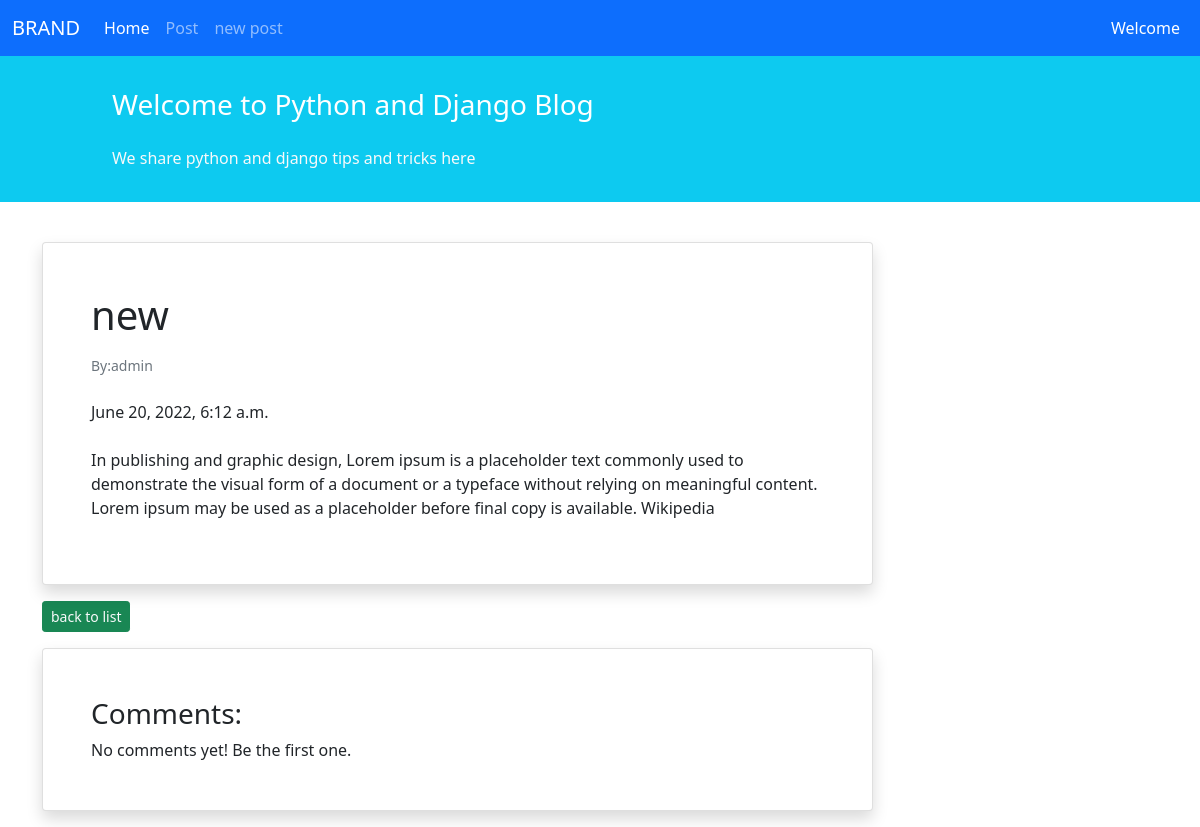
/1/, run on the app's committed database.
### apps/blog/models.py (models this page shows, shortened)
class Post(models.Model):
    STATUS_CHOICES = [('drf', 'Draft'), ('pub', 'Published')]
    title = models.CharField(max_length=100)
    author = models.ForeignKey(
        User, on_delete=models.CASCADE)
    description = models.TextField()
    date_created = models.DateTimeField(auto_now_add=True)
    date_modified = models.DateTimeField(auto_now=True)
    status = models.CharField(max_length=100, choices=STATUS_CHOICES)

### apps/blog/views.py (the view)
# urls.py: path('<int:id>/', PostDetail , name='post_detail'),
def PostDetail (request ,id):
    try:
        post=Post.objects.get(id=id)
        context={'post':post}
        return render (request, 'blog/detail.html',context)
    except:
        return render (request, 'admin/404.html')

### templates/blog/detail.html (shortened to what this page needs)
{% extends 'base.html' %}
{% block content %}
<div class="container mt-4">
    <div class="row">
        <div class="col-9">
            <div class="card shadow my-3 p-5">
                <h1>{{post.title}}</h1>
                <p class="small text-muted mt-2">By:{{post.author}}</p>
                <p class="mt-2">{{post.date_created}}</p>
                <p class="mt-2">{{post.description}}</p>
            </div>
            <div class="btn btn-sm btn-success"><a class='text-decoration-none text-light' href={% url 'blog_index'  %}>back to list</a></div>
            <div class="card shadow my-3 p-5">
                <h3>Comments:</h3>
                    No comments yet! Be the first one.
            </div>
{% endblock content %}

### templates/base.html (shortened to what this page needs)
<!DOCTYPE html>
<html lang="en">
  <head>
    <link
      href="https://cdn.jsdelivr.net/npm/bootstrap@5.1.3/dist/css/bootstrap.min.css"
      rel="stylesheet"
    />
  </head>
  <body>
    <nav class="navbar navbar-expand-lg navbar-dark bg-primary">
      <div class="container-fluid">
        <a class="navbar-brand" href="#">BRAND</a>
        <div class="collapse navbar-collapse" id="navbarNavAltMarkup">
          <div class="navbar-nav">
            <a class="nav-link active" aria-current="page" href={% url 'blog_index' %}>Home</a>
            <a class="nav-link" href={% url 'post_detail' 1 %}>Post</a>
            <a class="nav-link" href={% url 'post_create' %}>new post</a>
          </div>
        </div>
        <div class="mx-2 text-white">Welcome</div>
      </div>
    </nav>
    <div class="container-fluid bg-info">
      <div class="row py-3">
        <div class="col-md-8 col-md-10 mx-auto">
          <h3 class="my-4 mt-3 text-white">
            Welcome to Python and Django Blog
          </h3>
          <p class="text-light">
            We share python and django tips and tricks here
          </p>
        </div>
      </div>
    </div>
 {% block content %}{% endblock content %}
  </body>
</html>

### data on the page
Post: title "new", author "admin", date_created "June 20, 2022, 6:12 a.m.", description "In publishing and graphic design, Lorem ipsum is a placeholder text commonly used to demonstrate the visual form of a document or a typeface without relying on meaningful content. Lorem ipsum may be used as a placeholder before final copy is available. Wikipedia"
